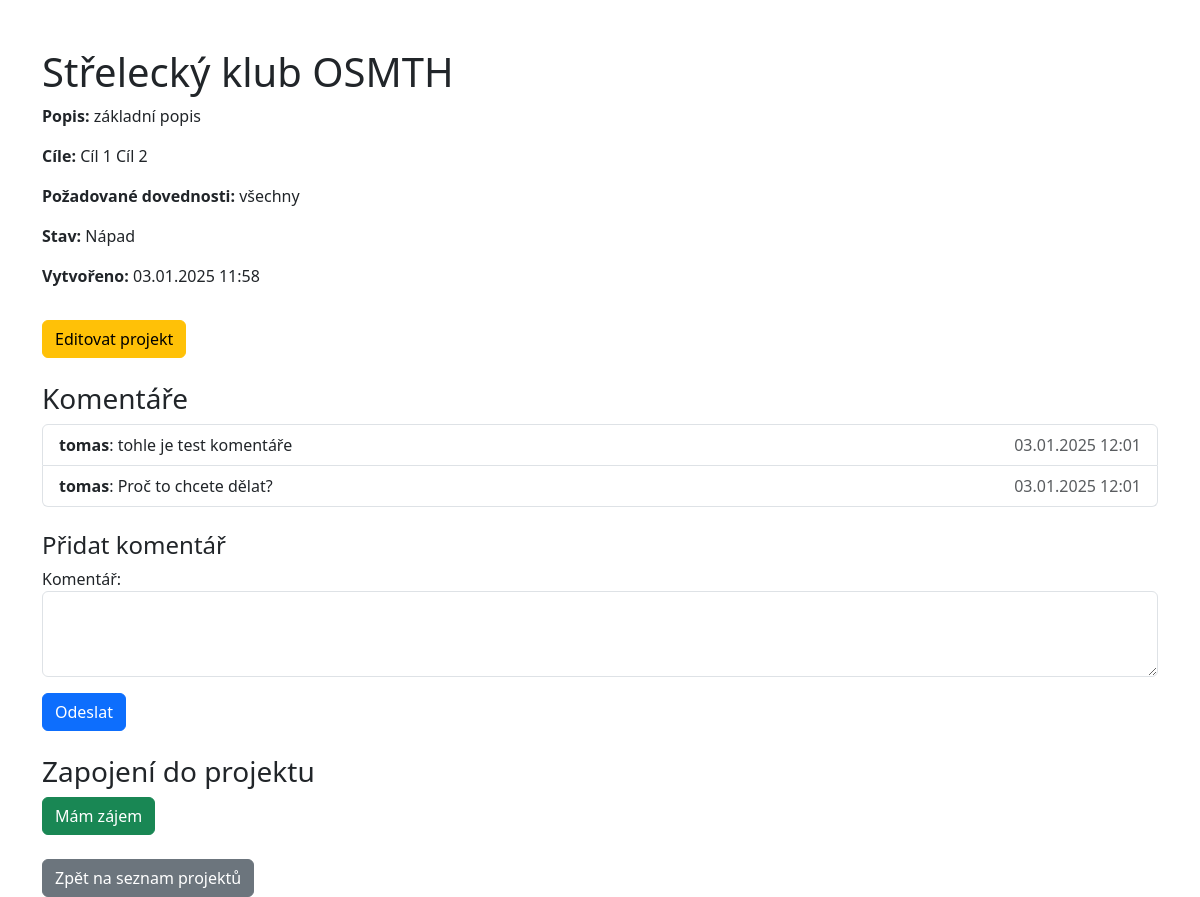
Screenshot of /projects/1/ (signed in) with the database file from the repository.
### projects/models.py (models this page shows, shortened)
class Project(models.Model):
    name = models.CharField(max_length=255)
    description = models.TextField()
    objectives = models.TextField(blank=True, null=True)
    skills_needed = models.TextField(blank=True, null=True)
    status = models.CharField(
        max_length=20,
        choices=[('idea', 'Nápad'), ('ready', 'Připraveno'), ('in_progress', 'Probíhá')],
        default='idea'
    )
    created_by = models.ForeignKey(User, on_delete=models.CASCADE)
    created_at = models.DateTimeField(auto_now_add=True)
    image = models.ImageField(upload_to='project_images/', blank=True, null=True)  # Přidáno pole pro obrázek

class Comment(models.Model):
    project = models.ForeignKey(Project, on_delete=models.CASCADE, related_name='comments', verbose_name="Projekt")
    user = models.ForeignKey(User, on_delete=models.CASCADE, verbose_name="Uživatel")
    content = models.TextField(verbose_name="Komentář")
    created_at = models.DateTimeField(auto_now_add=True, verbose_name="Vytvořeno")

### projects/views.py (the view, shortened to what this page needs)
# urls.py: path('<int:project_id>/', views.project_detail, name='project_detail'),
@login_required
def project_detail(request, project_id):
    project = get_object_or_404(Project, id=project_id)
    comments = project.comments.all()
    is_interested = project.interests.filter(user=request.user).exists()
    comment_form = CommentForm()
    return render(request, 'projects/project_detail.html', {
        'project': project,
        'comments': comments,
        'is_interested': is_interested,
        'comment_form': comment_form
    })

### projects/forms.py
class CommentForm(forms.ModelForm):
    class Meta:
        model = Comment
        fields = ['content']
        widgets = {
            'content': forms.Textarea(attrs={'class': 'form-control', 'rows': 3}),
        }

### projects/templates/projects/project_detail.html (shortened to what this page needs)
<!DOCTYPE html>
<html lang="cs">
<head>
    <link href="https://cdn.jsdelivr.net/npm/bootstrap@5.3.0/dist/css/bootstrap.min.css" rel="stylesheet">
</head>
<body>
<div class="container mt-5">
    <h1>{{ project.name }}</h1>
    <p><strong>Popis:</strong> {{ project.description }}</p>
    <p><strong>Cíle:</strong> {{ project.objectives }}</p>
    <p><strong>Požadované dovednosti:</strong> {{ project.skills_needed }}</p>
    <p><strong>Stav:</strong> {{ project.get_status_display }}</p>
    <p><strong>Vytvořeno:</strong> {{ project.created_at|date:"d.m.Y H:i" }}</p>
    {% if request.user.is_superuser or project.created_by == request.user %}
        <a href="{% url 'edit_project' project.id %}" class="btn btn-warning mt-3">Editovat projekt</a>
    {% endif %}
    <h3 class="mt-4">Komentáře</h3>
    <ul class="list-group mb-4">
        {% for comment in comments %}
        <li class="list-group-item">
            <strong>{{ comment.user.username }}</strong>: {{ comment.content }}
            <span class="text-muted float-end">{{ comment.created_at|date:"d.m.Y H:i" }}</span>
        </li>
        {% empty %}
        <li class="list-group-item">Zatím žádné komentáře.</li>
        {% endfor %}
    </ul>
    <h4>Přidat komentář</h4>
    <form method="post">
        {{ comment_form.as_p }}
        <button type="submit" name="add_comment" class="btn btn-primary">Odeslat</button>
    </form>
    <h3 class="mt-4">Zapojení do projektu</h3>
    {% if is_interested %}
        <p class="text-success">Jste zapojen do tohoto projektu.</p>
    {% else %}
        <form method="post">
            <button type="submit" name="express_interest" class="btn btn-success">Mám zájem</button>
        </form>
    {% endif %}
    <a href="{% url 'project_list' %}" class="btn btn-secondary mt-4">Zpět na seznam projektů</a>
</div>
</body>
</html>

### rows the page displays
Project: name "Střelecký klub OSMTH", description "základní popis", objectives "Cíl 1 Cíl 2", skills_needed "všechny", status "Nápad", created_at "03.01.2025 11:58"
Comment: user.username "tomas", content "tohle je test komentáře", created_at "03.01.2025 12:01"
Comment: user.username "tomas", content "Proč to chcete dělat?", created_at "03.01.2025 12:01"
